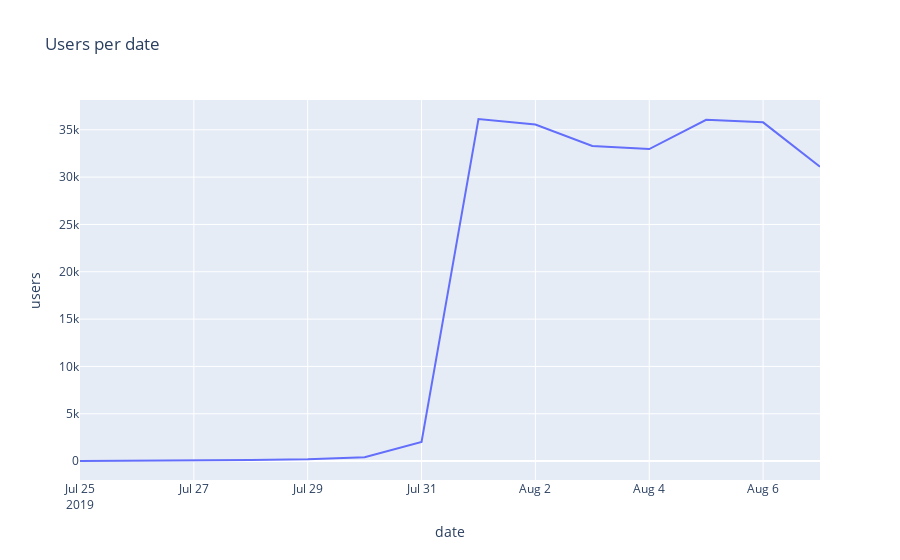

The code cell stored with this chart in its notebook:
### Code cell
# Grouping for date
users_per_date = data.groupby('date', as_index=False).agg({'user_id': 'count'})
users_per_date.columns = ['date', 'users']

# Plot the result
fig = px.line(users_per_date,
            x='date',
            y='users',
            title="Users per date")
fig.show()

### Figure 1 — Plotly figure (JSON) as saved in the notebook; plotly's stock layout.template omitted (floating-point values rounded to 4 significant figures)
{"data": [{"hovertemplate": "date=%{x}<br>users=%{y}<extra></extra>", "legendgroup": "", "line": {"color": "#636efa", "dash": "solid"}, "marker": {"symbol": "circle"}, "mode": "lines", "name": "", "orientation": "v", "showlegend": false, "type": "scatter", "x": ["2019-07-25", "2019-07-26", "2019-07-27", "2019-07-28", "2019-07-29", "2019-07-30", "2019-07-31", "2019-08-01", "2019-08-02", "2019-08-03", "2019-08-04", "2019-08-05", "2019-08-06", "2019-08-07"], "xaxis": "x", "y": [9, 31, 55, 105, 184, 412, 2030, 36141, 35554, 33282, 32968, 36058, 35788, 31096], "yaxis": "y"}], "layout": {"legend": {"tracegroupgap": 0}, "title": {"text": "Users per date"}, "xaxis": {"anchor": "y", "domain": [0, 1], "title": {"text": "date"}}, "yaxis": {"anchor": "x", "domain": [0, 1], "title": {"text": "users"}}}}
